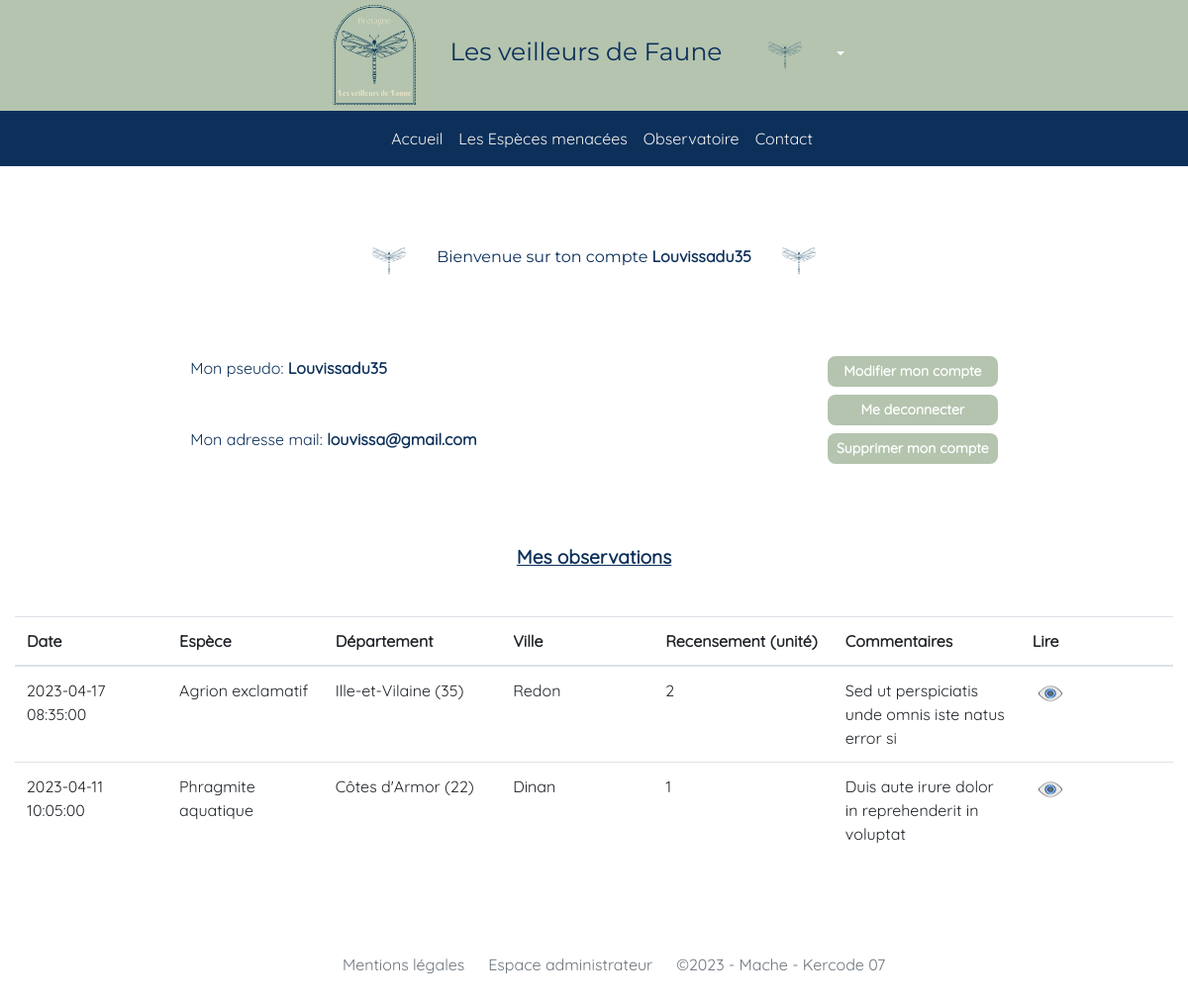
The app's page /index.php?action=readAccount (signed in) with its own data.
### tables this page shows
CREATE TABLE `account` (
  `idAccount` int(11) NOT NULL,
  `pseudo` varchar(50) NOT NULL,
  `email` varchar(50) NOT NULL,
  `password` varchar(150) NOT NULL,
  `role` tinyint(1) NOT NULL
);

CREATE TABLE `observation` (
  `idObservation` int(11) NOT NULL,
  `date` datetime NOT NULL,
  `department` varchar(50) NOT NULL,
  `location` varchar(50) NOT NULL,
  `counting` int(11) NOT NULL,
  `picture` varchar(250) NOT NULL,
  `pictureCredit` varchar(255) DEFAULT NULL,
  `comments` text DEFAULT NULL,
  `idSpecies` int(11) NOT NULL,
  `idAccount` int(11) DEFAULT NULL
);

CREATE TABLE `species` (
  `idSpecies` int(11) NOT NULL,
  `scientificName` varchar(50) NOT NULL,
  `commonName` varchar(50) NOT NULL,
  `picture` varchar(250) NOT NULL,
  `pictureCredit` varchar(255) DEFAULT NULL,
  `content` text NOT NULL,
  `bretagneStatus` varchar(250) NOT NULL,
  `franceStatus` varchar(50) DEFAULT NULL,
  `worldStatus` varchar(250) DEFAULT NULL,
  `height` int(11) DEFAULT NULL,
  `weight` int(11) DEFAULT NULL,
  `diet` text NOT NULL,
  `threats` text NOT NULL,
  `idCategory` int(11) NOT NULL
);

### App/Models/Account.php (called while the page is built, shortened)
<?php
class Account extends DbConnection
{
    public function __construct(int $idAccount)
    {
        $dataAccount = $this->findAccount($idAccount);
        if (!empty($dataAccount)) {
            $this->idAccount = $idAccount;
            $this->pseudo = $dataAccount['pseudo'] ?? '';
            $this->email = $dataAccount['email'] ?? '' ;
        }
    }
    public function findAccount($idAccount): array
    {
        try {
            $pdo = $this->connection();
            if (!empty($pdo)) {
                $sql = $pdo->prepare(
                    "SELECT idAccount, pseudo, email, password, role FROM account
                    WHERE idAccount =:idAccount"
                );
                $sql->execute([':idAccount' => $idAccount]);
                $result = $sql->fetch(PDO::FETCH_ASSOC);
            }
        }
        catch (PDOException $e) {
            echo "La lecture du compte a échoué: " . $e->getMessage();
        }
        return $result;
    }
}

### App/Models/Observation.php (called while the page is built, shortened)
<?php
class Observation extends DbConnection
{
    public static function findAllObservationsByUser($idAccount): array
    {
        try {
            $pdo = self::connection();
            if (!empty($pdo)) {
                $sql = $pdo->prepare(
                    "SELECT a.pseudo, o.idObservation, o.date, o.department, o.location, o.counting, o.picture, o.pictureCredit, o.comments, s.commonName
                    FROM observation AS o
                    INNER JOIN account AS a ON a.idAccount = o.idAccount
                    INNER JOIN species AS s ON s.idSpecies = o.idSpecies
                    WHERE a.idAccount = :idAccount
                ");
                $sql->execute([':idAccount' => $idAccount]);
                return $sql->fetchAll();
            }
        }
        catch (PDOException $e){
            echo "La lecture des observations a échoué: " . $e->getMessage();
        }
    }
}

### App/Views/Front/AccountViews/myAccount.php (the view, shortened to what this page needs)
<?php
  include('./App/Views/Front/Layout/head.php') ;
  include('./App/Views/Front/Layout/header.php') ;
?>
<?php if (!empty($_SESSION['isUserLogged'])) { ;?>
<div class="d-flex justify-content-center align-items-center mt-2 text-center">
  <img src="Public/img/logo-account.png" alt="icone du site" class="accountImgRatio">
  <h2>Bienvenue sur ton compte <span><?php echo $_SESSION['pseudo'] ; ?></span></h2>
  <img src="Public/img/logo-account.png" alt="icone du site" class="accountImgRatio">
</div>
<div class="d-flex flex-wrap justify-content-around">
  <div class="mt-5 ">
    <p>Mon pseudo: <span><?php echo $account->pseudo; ?></span></p>
    <p class="my-5">Mon adresse mail: <span><?php echo $account->email; ?></span></p>
  </div>
  <div class="mt-5 d-flex flex-column">
    <a title="modifier mon compte" href="index.php?action=readForUpdateAccount&idAccount=<?php echo $account->idAccount; ?>"
      class="btn btn-sm btnAccount mb-2">Modifier mon compte</a>
    <a title="me déconnecter" href="index.php?action=logout" class="btn btn-sm btnAccount mb-2">Me deconnecter</a>
    <button type="button" id="confirmAccountDelete" class="btnAccount btn btn-sm confirmAccountDelete"
      data-id="<?php echo $account->pseudo; ?>">Supprimer mon compte</button>
  </div>
</div>
<h3 class="my-5 text-center"><u><span>Mes observations </span></u></h3>
<table class="table table-hover table-responsive-xs">
  <thead>
    <tr class="align-items-center">
      <th scope="col" class="align-middle">Date</th>
      <th scope="col" class="align-middle">Espèce </th>
      <th scope="col" class="align-middle">Département</th>
      <th scope="col" class="d-none d-sm-table-cell align-middle">Ville</th>
      <th scope="col" class="d-none d-sm-table-cell align-middle">Recensement (unité)</th>
      <th scope="col" class="d-none d-sm-table-cell align-middle">Commentaires</th>
      <th scope="col" class="align-middle">Lire</th>
    </tr>
  </thead>
  <tbody>
    <?php foreach ($observations as $observation) : ?>
      <tr>
        <td class="col-1"><?php echo $observation['date']; ?></td>
        <td class="col-1"><?php echo $observation['commonName']; ?></td>
        <td class="col-1"><?php echo $observation['department']; ?></td>
        <td class="col-1 d-none d-sm-table-cell"><?php echo $observation['location']; ?></td>
        <td class="col-1 d-none d-sm-table-cell"><?php echo $observation['counting']; ?></td>
        <td class="col-1 d-none d-sm-table-cell"><?php echo substr($observation['comments'], 0, 50); ?></td>
        <td class="col-1">
          <button type="button" class="btnModal" data-toggle="modal"
            data-target="#readObsModalAccount<?php echo $observation['idObservation']; ?>">
            <img class="crudIconMessage" src="Public/img/voir.png" alt="icone oeil">
          </button>
        </td>
      </tr>
    <?php endforeach; ?>
  </tbody>
</table>
  <?php
    } ;
  ?>
<?php
  include('./App/Views/Front/Layout/footer.php') ;
?>

### Public/css/style.css (style rules this page uses)
:root { --main-color: rgba(180, 196, 174); --secondary-color: rgba(12,48,90); --accent-color: rgb(244, 244, 242); }
* { scroll-behavior: smooth; font-family: 'Quicksand', 'Roboto', 'Segoe UI'; }
h1, h2, h3 { font-family: 'Montserrat', 'Roboto', 'Segoe UI'; color: var(--secondary-color); }
h2 { font-size: 1rem; }
h3 { font-size: 1.2rem; }
p { color: var(--secondary-color); }
a, a:visited, a:hover { text-decoration: none; color: rgba(255,255,255); }
span { font-weight: bold; }
.btn { color: rgba(255,255,255); background-color: var(--main-color); border-radius: 0.5rem; font-weight: bold; }
.btnModal { background-color: rgba(0,0,0,0); border: 0; }
.crudIconMessage { width: 110%; height: 1.4rem; transition: transform 0.2s ease; }
.accountImgRatio { max-width: 12rem; height: 6rem; }
.btnAccount { max-width: 12rem; }

### records on screen
account: pseudo "Louvissadu35", email "louvissa@gmail.com"
observation: date "2023-04-17 08:35:00", idSpecies.commonName "Agrion exclamatif", department "Ille-et-Vilaine (35)", location "Redon", counting "2", comments "Sed ut perspiciatis unde omnis iste natus error si"
observation: date "2023-04-11 10:05:00", idSpecies.commonName "Phragmite aquatique", department "Côtes d'Armor (22)", location "Dinan", counting "1", comments "Duis aute irure dolor in reprehenderit in voluptat"

### other values on screen
$_SESSION['pseudo'] "Louvissadu35"
